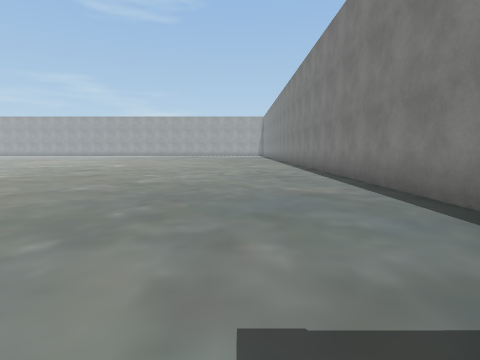
[1] (above)

17 first-person views from a walk through a 3-D level made in the Unity game engine. The camera is 1.3 m above the floor, tilts 6° down and sees 80° across. The floor is counted in squares, 2 m on a side. Each view is taken from the middle of a square. On the plan, view 1 faces up. The plan holds only what a view shows up to about 9 squares ahead; the rest is blank. The place goes on beyond the plan. Some surface patterns are stand-ins.

[2]
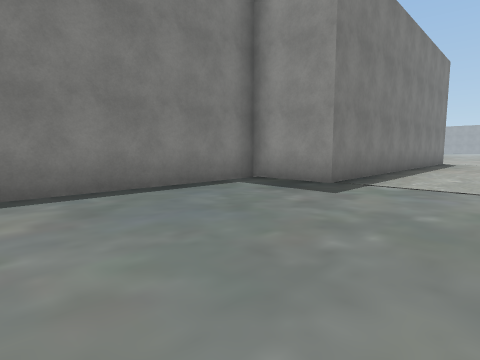

[3]
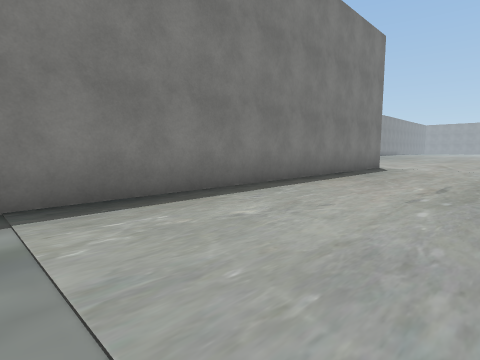

[4]
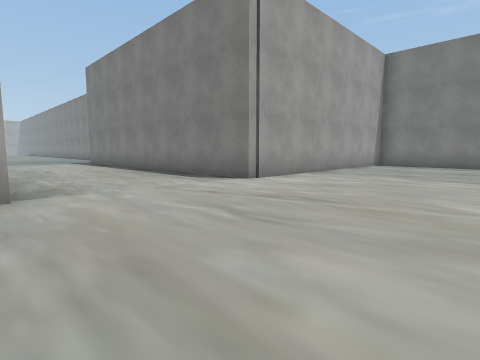

[5]
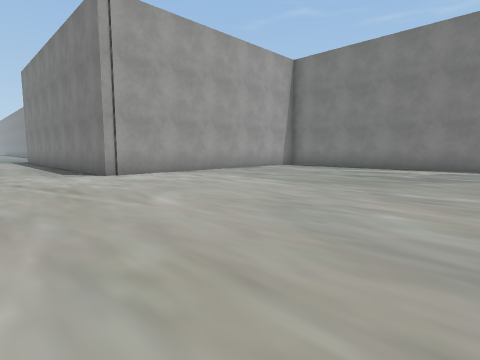

[6]
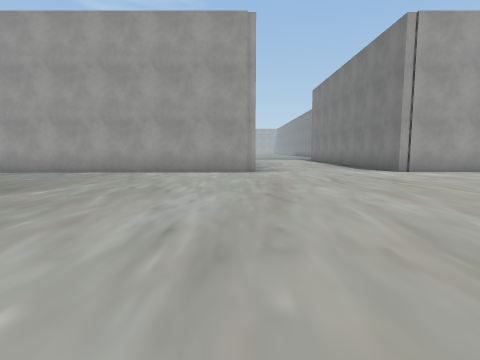

[7]
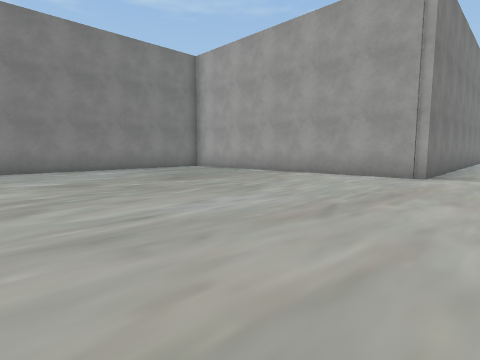

[8]
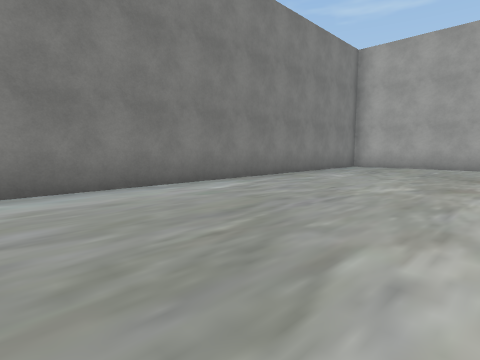

[9]
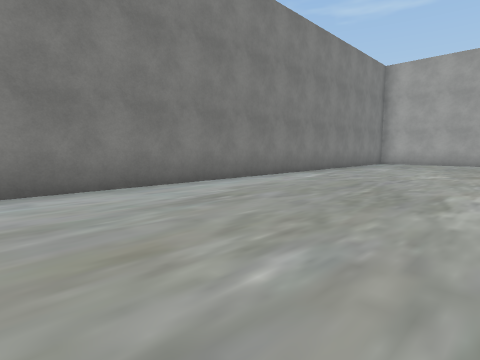

[10]
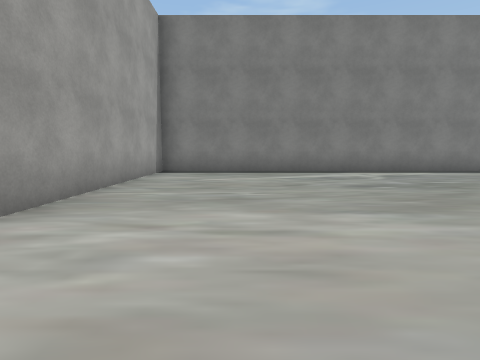

[11]
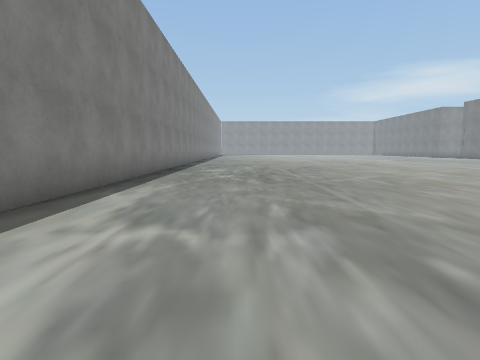

[12]
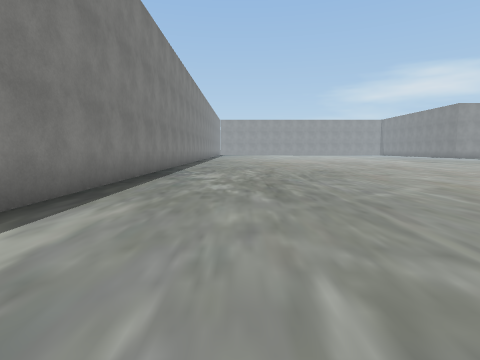

[13]
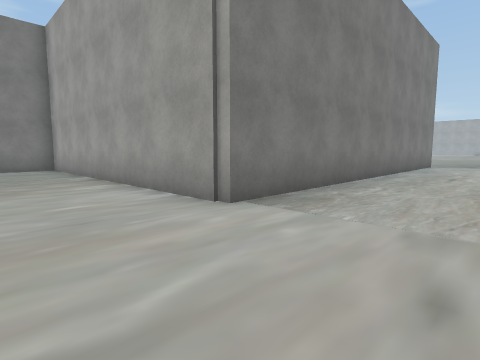

[14]
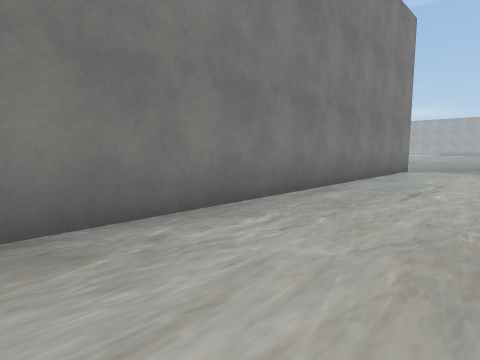

[15]
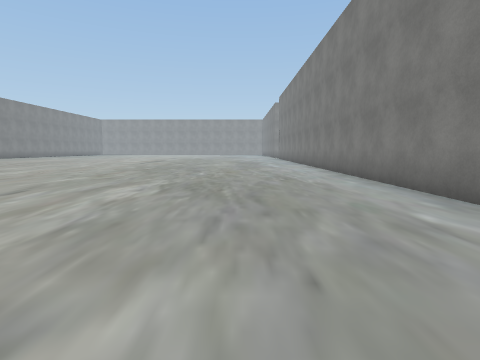

[16]
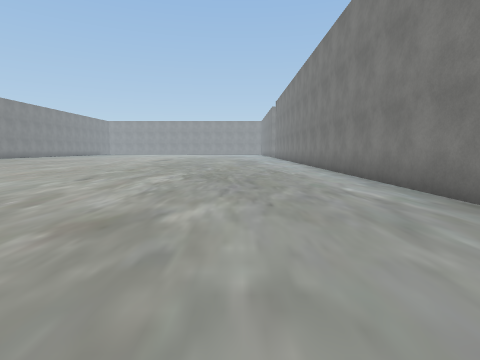

[17]
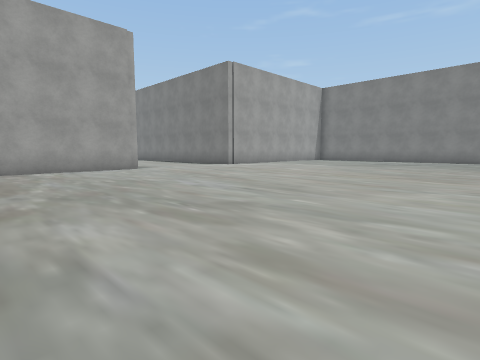

### Floor plan
Points are (right, up) in squares from view 1. A wall is a line through its corners. A room is listed if a view was taken in it or the views show most of it. See-through windows are left out.
Room 1 (views 1, 4, 5, 6, 7, 8, 9, 10, 11, 12, 13, 14, 15, 16, 17)
walls: (-11.9, -14) (-11.9, -25.1); (-11.9, -11) (-11.9, -12.1); (8.5, -25) (8.5, -10.7) (0.7, -10.7) (0.7, -0.2); (-3.5, -0.1) (-3.5, -10.7) (-11.5, -10.7)
ways out: opening at (-1.5, -0.2) to room 2
Room 2 (views 2, 3)
walls: (0.7, -0.2) (2.7, -0.2) (2.7, 9.1)
ways out: opening at (-1.5, -0.2) to room 1

Positions as (right, up) in squares from view 1, and headings:
1: (0, 0), facing up
2: (-2, 5), facing down-right
3: (-3, 0), facing down-right
4: (-4, -15), facing up-right
5: (-2, -18), facing up-right
6: (-4, -19), facing up
7: (-2, -18), facing up-left
8: (-7, -22), facing up-left
9: (-7, -25), facing up-left
10: (0, -13), facing right
11: (6, -14), facing down
12: (6, -16), facing down
13: (-1, -13), facing up-left
14: (-1, -10), facing up-left
15: (-9, -16), facing down
16: (-9, -14), facing down
17: (-8, -20), facing up-right
